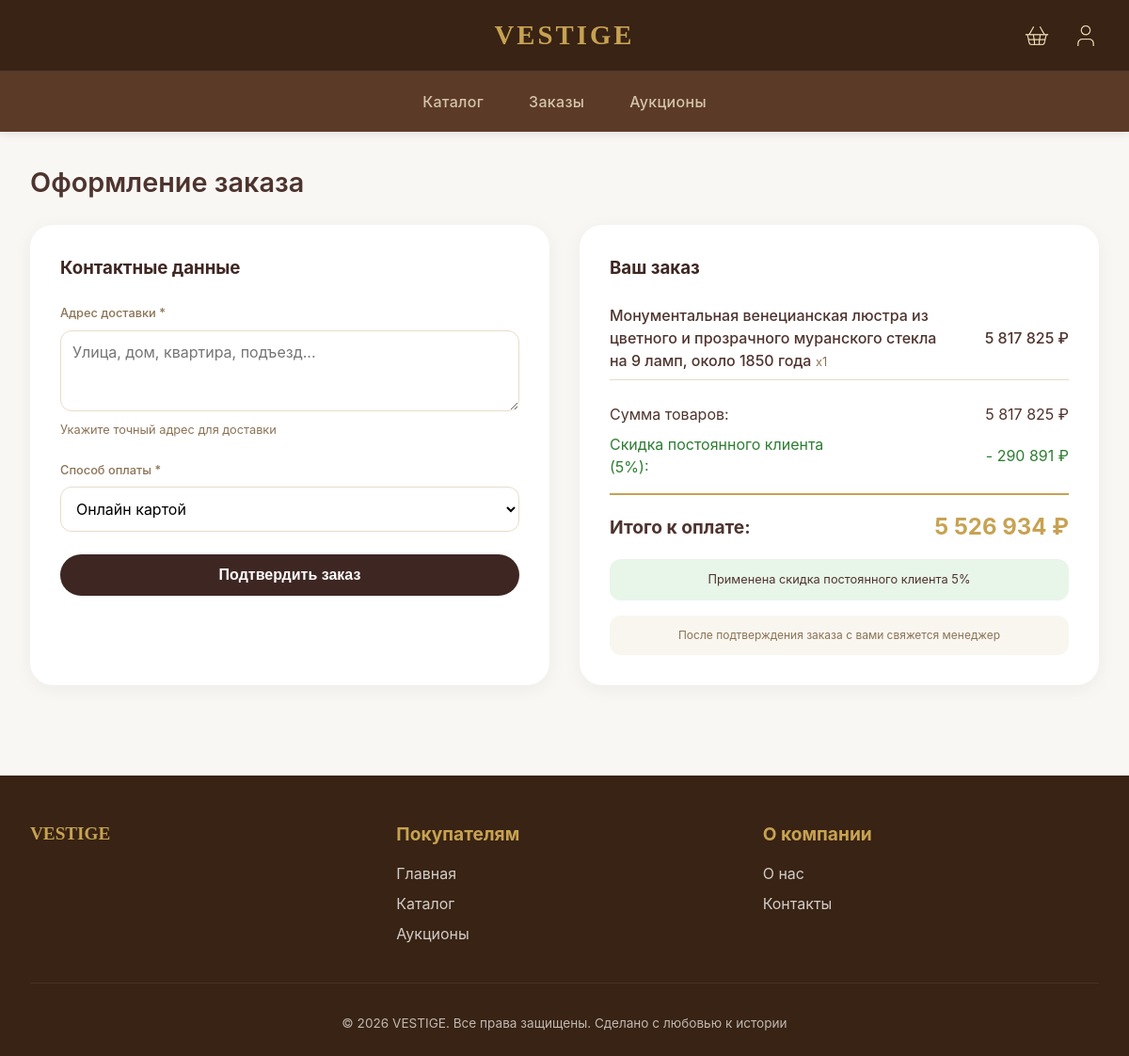
The app's page /checkout/ (signed in) with its own data.
### core/models.py (models this page shows, shortened)
class CartItem(models.Model):
    user = models.ForeignKey(
        User,
        on_delete=models.CASCADE,
        related_name='cart_items',
        verbose_name='Пользователь'
    )
    antique_item = models.ForeignKey(
        AntiqueItem,
        on_delete=models.CASCADE,
        verbose_name='Антикварный предмет'
    )
    quantity = models.PositiveIntegerField(default=1, verbose_name='Количество')
    added_at = models.DateTimeField(auto_now_add=True, verbose_name='Дата добавления')
    updated_at = models.DateTimeField(auto_now=True, verbose_name='Дата обновления')
    class Meta:
        verbose_name = 'Предмет корзины'
        verbose_name_plural = 'Корзина'

class AntiqueItem(models.Model):
    class ConditionChoices(models.TextChoices):
        EXCELLENT = 'excellent', 'Отличное'
        GOOD = 'good', 'Хорошее'
        RESTORED = 'restored', 'С реставрацией'
    name = models.TextField(verbose_name='Название')
    description = models.TextField(verbose_name='Описание')
    price = models.DecimalField(max_digits=10, decimal_places=2, verbose_name='Цена')
    category = models.ForeignKey(
        Category,
        on_delete=models.CASCADE,
        related_name='items',
        verbose_name='Категория'
    )
    additional_categories = models.ManyToManyField(
        Category,
        blank=True,
        related_name='additional_items',
        verbose_name='Дополнительные категории'
    )
    era = models.CharField(max_length=100, blank=True, verbose_name='Эпоха')
    condition = models.CharField(
        max_length=20,
        choices=ConditionChoices.choices,
        default=ConditionChoices.GOOD,
        verbose_name='Состояние'
    )
    stock = models.PositiveIntegerField(default=0, verbose_name='Остаток')
    image = models.ImageField(upload_to='items/', blank=True, null=True, verbose_name='Изображение')
    certificate_pdf = models.FileField(
        upload_to='certificates/',
        blank=True,
        null=True,
        verbose_name='Сертификат (PDF)'
    )
    video_review_url = models.URLField(blank=True, null=True, verbose_name='Ссылка на видеообзор')
    created_at = models.DateTimeField(auto_now_add=True, verbose_name='Дата создания')
    updated_at = models.DateTimeField(auto_now=True, verbose_name='Дата обновления')
    objects = models.Manager()
    available = AvailableItemManager()
    history = HistoricalRecords(verbose_name='История изменений')
    class Meta:
        verbose_name = 'Антикварный предмет'
        verbose_name_plural = 'Антикварные предметы'
        ordering = ['-created_at']

### core/views.py (the view)
# urls.py: path('checkout/', views.checkout_view, name='checkout'),
def checkout_view(request):
    user_id = request.session.get('user_id')
    if not user_id:
        return redirect('core:login')
    cart_items = CartItem.objects.filter(user_id=user_id)
    if not cart_items.exists():
        return redirect('core:cart')
    insufficient_stock = []
    for cart_item in cart_items:
        if cart_item.antique_item.stock < cart_item.quantity:
            insufficient_stock.append({
                'name': cart_item.antique_item.name,
                'available': cart_item.antique_item.stock,
                'requested': cart_item.quantity
            })
    if insufficient_stock:
        error_message = "Некоторые товары недоступны в нужном количестве:\n"
        for item in insufficient_stock:
            error_message += f"- {item['name']}: доступно {item['available']} шт., запрошено {item['requested']} шт.\n"
        messages.error(request, error_message)
        return redirect('core:cart')
    subtotal = cart_items.aggregate(
        total=Sum(F('antique_item__price') * F('quantity'))
    )['total'] or 0
    completed_orders_count = Order.objects.filter(
        user_id=user_id,
        status='delivered'
    ).count()
    discount_percent = 5 if completed_orders_count >= 3 else 0
    discount_amount = (subtotal * discount_percent) / 100
    total = subtotal - discount_amount
    if request.method == 'POST':
        form = OrderForm(request.POST)
        if form.is_valid():
            for cart_item in cart_items:
                cart_item.antique_item.decrease_stock(cart_item.quantity)
            order = Order(
                user_id=user_id,
                delivery_address=form.cleaned_data['delivery_address'],
                payment_method=form.cleaned_data['payment_method'],
                total_price=total,
                status='processing'
            )
            order.save()
            for cart_item in cart_items:
                OrderItem.objects.create(
                    order=order,
                    antique_item=cart_item.antique_item,
                    quantity=cart_item.quantity,
                    price_at_time=cart_item.antique_item.price
                )
            cart_items.delete()
            return redirect('core:order_success', order_id=order.id)
    else:
        form = OrderForm()
    context = {
        'cart_items': cart_items,
        'subtotal': subtotal,
        'discount_percent': discount_percent,
        'discount_amount': discount_amount,
        'total': total,
        'form': form,
        'completed_orders_count': completed_orders_count,
        'has_discount': discount_percent > 0,
    }
    return render(request, 'core/checkout.html', context)

### core/forms.py (shortened to what this page needs)
class OrderForm(forms.ModelForm):
    class Meta:
        model = Order
        fields = ['delivery_address', 'payment_method']
        widgets = {
            'delivery_address': forms.Textarea(attrs={
                'rows': 3,
                'placeholder': 'Улица, дом, квартира, подъезд...',
                'class': 'form-input'
            }),
            'payment_method': forms.Select(attrs={
                'class': 'form-input'
            }, choices=[
                ('card', 'Онлайн картой'),
                ('cash', 'Наличными при получении'),
            ]),
        }
        labels = {
            'delivery_address': 'Адрес доставки',
            'payment_method': 'Способ оплаты',
        }
        help_texts = {
            'delivery_address': 'Укажите точный адрес для доставки',
            'payment_method': 'Выберите удобный способ оплаты',
        }
        error_messages = {
            'delivery_address': {
                'required': 'Пожалуйста, укажите адрес доставки',
            },
        }

### core/context_processors.py (called while the page is built)
def user_context(request):
    return {
        'session_user': {
            'id': request.session.get('user_id'),
            'email': request.session.get('user_email'),
            'name': request.session.get('user_name'),
            'is_authenticated': request.session.get('user_id') is not None,
        }
    }

### core/templatetags/custom_tags.py (called while the page is built)
@register.filter
def currency(value):
    if value is None:
        return "0 ₽"
    try:
        return f"{float(value):,.0f} ₽".replace(",", " ")
    except (ValueError, TypeError):
        return f"{value} ₽"

@register.filter
def multiply(value, arg):
    try:
        return float(value) * float(arg)
    except (ValueError, TypeError):
        return 0

### core/templates/core/checkout.html (shortened to what this page needs)
{% extends 'core/base.html' %}
{% load custom_tags %}
{% block content %}
<div class="container" style="max-width: 1200px;">
    <h1 class="section-title">Оформление заказа</h1>
    <div style="display: grid; grid-template-columns: 1fr 1fr; gap: 2rem;">
        <div style="background: white; border-radius: 24px; padding: 2rem; box-shadow: 0 4px 20px rgba(0,0,0,0.05);">
            <h3 style="margin-bottom: 1.5rem; color: #3E2723;">Контактные данные</h3>
            <form method="post">
                <div class="form-group" style="margin-bottom: 1.5rem;">
                    <label for="{{ form.delivery_address.id_for_label }}" style="display: block; margin-bottom: 0.5rem; font-weight: 500;">
                        Адрес доставки *
                    </label>
                    {{ form.delivery_address }}
                    <div class="help-text" style="font-size: 0.8rem; color: #8B7355; margin-top: 0.25rem;">
                        {{ form.delivery_address.help_text }}
                    </div>
                </div>
                <div class="form-group" style="margin-bottom: 1.5rem;">
                    <label for="{{ form.payment_method.id_for_label }}" style="display: block; margin-bottom: 0.5rem; font-weight: 500;">
                        Способ оплаты *
                    </label>
                    {{ form.payment_method }}
                </div>
                <button type="submit" class="btn btn-primary" style="width: 100%; padding: 0.8rem; background: #3E2723; color: white; border: none; border-radius: 40px; font-size: 1rem; font-weight: bold; cursor: pointer;">
                    Подтвердить заказ
                </button>
            </form>
        </div>
        <div style="background: white; border-radius: 24px; padding: 2rem; box-shadow: 0 4px 20px rgba(0,0,0,0.05);">
            <h3 style="margin-bottom: 1.5rem; color: #3E2723;">Ваш заказ</h3>
            {% for item in cart_items %}
                <div style="display: flex; justify-content: space-between; align-items: center; margin-bottom: 1rem; padding-bottom: 0.5rem; border-bottom: 1px solid #E8DCC8;">
                    <div style="flex: 3; padding-right: 1rem;">
                        <span style="font-weight: 500;">{{ item.antique_item.name }}</span>
                        <span style="font-size: 0.8rem; color: #8B7355;"> x{{ item.quantity }}</span>
                    </div>
                    <div style="flex: 1; text-align: right; white-space: nowrap;">
                        <span style="font-weight: 500;">{{ item.antique_item.price|multiply:item.quantity|currency }}</span>
                    </div>
                </div>
            {% endfor %}
            <div style="display: flex; justify-content: space-between; align-items: center; margin-top: 1rem; padding-top: 0.5rem;">
                <span style="flex: 1;">Сумма товаров:</span>
                <span style="flex: 1; text-align: right; white-space: nowrap;">{{ subtotal|currency }}</span>
            </div>
            {% if has_discount %}
            <div style="display: flex; justify-content: space-between; align-items: center; margin: 0.5rem 0; color: #2E7D32;">
                <span style="flex: 1;">Скидка постоянного клиента ({{ discount_percent }}%):</span>
                <span style="flex: 1; text-align: right; white-space: nowrap;">- {{ discount_amount|currency }}</span>
            </div>
            {% endif %}
            <div style="margin-top: 1rem; padding-top: 1rem; border-top: 2px solid var(--gold); display: flex; justify-content: space-between; align-items: center; font-weight: bold; font-size: 1.2rem;">
                <span style="flex: 1;">Итого к оплате:</span>
                <span style="flex: 1; text-align: right; white-space: nowrap; color: var(--gold); font-size: 1.5rem;">{{ total|currency }}</span>
            </div>
            {% if has_discount %}
                <div style="margin-top: 1rem; padding: 0.75rem; background: #E8F5E9; border-radius: 12px; font-size: 0.8rem; text-align: center;">
                    Применена скидка постоянного клиента {{ discount_percent }}%
                </div>
            {% else %}
                <div style="margin-top: 1rem; padding: 0.75rem; background: #FFF3E0; border-radius: 12px; font-size: 0.8rem; text-align: center;">
                    Оформите еще {{ orders_needed }} заказа и получите скидку 5% на все покупки!
                </div>
            {% endif %}
            <div style="margin-top: 1rem; padding: 0.75rem; background: #f9f6f0; border-radius: 12px; font-size: 0.75rem; color: #8B7355; text-align: center;">
                После подтверждения заказа с вами свяжется менеджер
            </div>
        </div>
    </div>
</div>
{% endblock %}

### core/templates/core/base.html (style rules this page uses)
* { margin: 0; padding: 0; box-sizing: border-box; }
:root { --bg-light: #f9f7f4; --bg-dark: #382314; --text-dark: #4E342E; --text-light: #f9f7f4; --gold: #C7A252; --gold-dark: #A8883A; --border-light: #E8DCC8; --card-bg: #FFFFFF; --nav-link-color: #D4C5A9; --nav-link-hover: #C7A252; --focus-ring: 0 0 0 3px rgba(199, 162, 82, 0.5); }
body { font-family: 'Inter', -apple-system, BlinkMacSystemFont, 'Segoe UI', Roboto, sans-serif; background-color: #f9f7f4; color: #4E342E; line-height: 1.5; }
.btn { display: inline-block; padding: 0.6rem 1.2rem; border-radius: 0.5rem; text-decoration: none; font-weight: 500; cursor: pointer; border: none; transition: all 0.2s; font-size: 1rem; }
.btn-primary { background: var(--gold); color: var(--bg-dark); }
.container { max-width: 1280px; margin: 0 auto; padding: 2rem; }
.form-group { margin-bottom: 1rem; }
.form-group label { display: block; margin-bottom: 0.25rem; font-size: 0.8rem; font-weight: 500; color: #8B7355; }
.form-group input, .form-group select, .form-group textarea { width: 100%; padding: 0.6rem; border: 1px solid var(--border-light); border-radius: 0.5rem; font-family: inherit; background: white; font-size: 1rem; }
.section-title { font-size: 1.8rem; margin-bottom: 1.5rem; font-weight: 600; display: flex; align-items: center; gap: 0.5rem; flex-wrap: wrap; }

### core/templates/core/checkout.html (style rules this page uses)
.form-group input, .form-group textarea, .form-group select { width: 100%; padding: 0.75rem; border: 1px solid #E8DCC8; border-radius: 12px; font-size: 1rem; transition: all 0.3s; }

### records on screen
CartItem: antique_item.name "Монументальная венецианская люстра из цветного и прозрачного муранского стекла на 9 ламп, около 1850 года", quantity "1", antique_item.price|multiply "5 817 825 ₽"

### other values on screen
{{ subtotal|currency }} "5 817 825 ₽"
{{ discount_percent }} "5"
{{ discount_amount|currency }} "290 891 ₽"
{{ total|currency }} "5 526 934 ₽"
